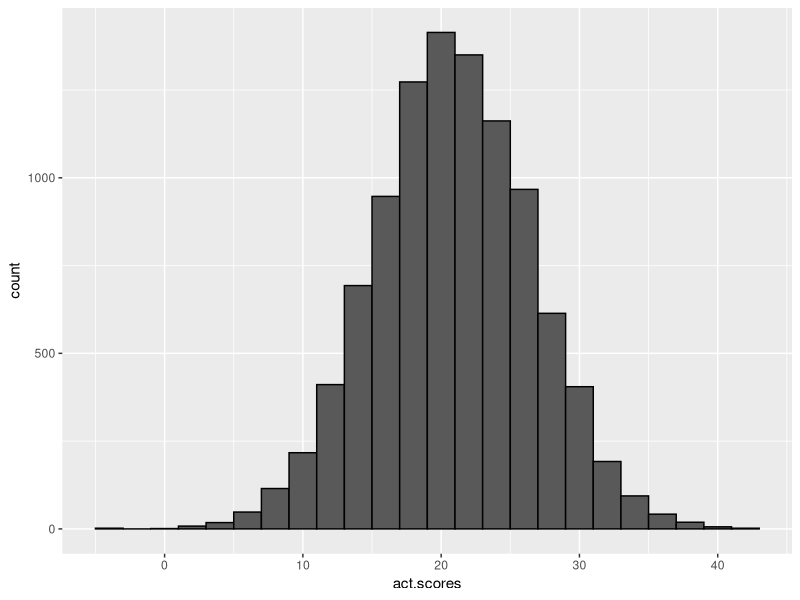
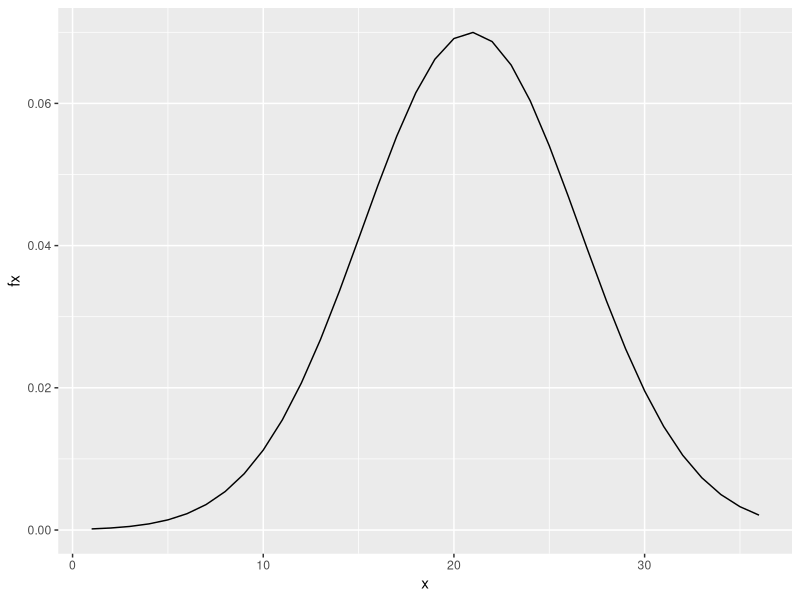

Recreate these plots in R, in order.
#!/usr/bin/env Rscript
suppressPackageStartupMessages(library(tidyverse))
library(dslabs)

set.seed(16, 
         sample.kind = "Rounding")
act.mean <- 20.9
act.sd <- 5.7
n <- 10000
act.scores <- rnorm(n,act.mean,act.sd)

print("mean of act.scores: ")
mean(act.scores)

print("sd of act.scores: ")
sd(act.scores)

# plot distribution of simulated ACT scores
data.frame(act.scores = act.scores) %>%
    ggplot(aes(act.scores)) +
    geom_histogram(color="black", binwidth = 2)

print("How many perfect scores (= 36)?")
sum(act.scores >= 36)

print("In act_scores, what is the probability of an ACT score greater than 30?")
sum(act.scores > 30)/n

print("In act_scores, what is the probability of an ACT score less than or equal to 10?")
sum(act.scores <= 10)/n

x <- seq(1:36)
fx <- dnorm(x,20.9,5.7)
data.frame(x, fx) %>%
    ggplot(aes(x,fx)) +
    geom_line()

zscores <- 
  (act.scores - mean(act.scores))/sd(act.scores)
print("What is the probability of a Z-score greater than 2 (2 standard deviations above the mean)?")
sum(zscores > 2)/n

print("What ACT score value corresponds to 2 standard deviations above the mean (Z = 2)?")
2 * sd(act.scores) + mean(act.scores)

print("What is the 97.5th percentile of act_scores?")
qnorm(0.975,mean(act.scores),sd(act.scores))
